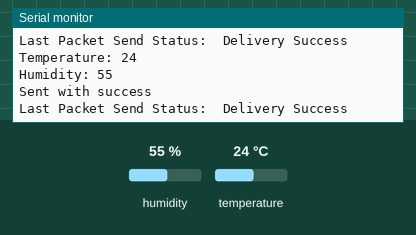
Recording of a sketch running on a simulated ESP32. Shown: the last lines printed to the serial monitor. The inputs (shaded band) are chosen by the test bench; at power-on: humidity 55 %, temperature 24 °C. Random numbers use the default seed unless the sketch sets one.

Above: at 2.8 s.
2.9 s: humidity set to 22 %
At 5.2 s:
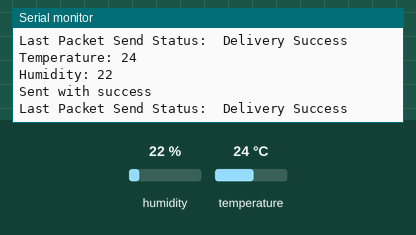
5.6 s: temperature set to 12 °C
8.3 s: humidity set to 40 %
At 11.5 s:
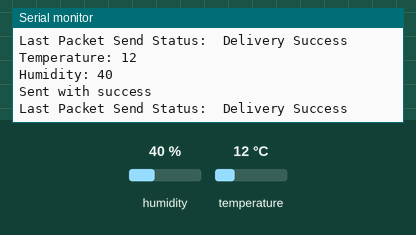
Timing chart, 0 to 13.0 s (numbered marks = the images above; inputs shaded):
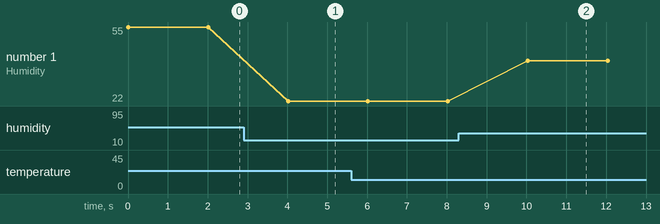

The sketch:

exp_now_sender_1.ino
```cpp
#include <esp_now.h>
#include <WiFi.h>
#include "DHT.h"

uint8_t broadcastAddress[] = {0xA4, 0xCF, 0x12, 0x75, 0x78, 0x7C};

#define DHTTYPE DHT22
#define DHTPIN 25
DHT dht(DHTPIN, DHTTYPE);
int Temperature;
int Humidity;
typedef struct struct_message {
  char a[32];
  int b;
  int Temperature1;
  int Humidity1;
  float c;
  String d;
  bool e;
} struct_message;

struct_message myData;

void OnDataSent(const uint8_t *mac_addr, esp_now_send_status_t status) {
  Serial.print("\r\nLast Packet Send Status:\t");
  Serial.println(status == ESP_NOW_SEND_SUCCESS ? "Delivery Success" : "Delivery Fail");
}

void Read_Temperature() {
  Temperature = dht.readTemperature();
  Serial.print("Temperature: ");
  Serial.println(Temperature);
}

void Read_Humidity() {
  Humidity = dht.readHumidity();
  Serial.print("Humidity: ");
  Serial.println(Humidity);
}

void setup() {
  Serial.begin(115200);
  dht.begin();

  // Set device as a Wi-Fi Station
  WiFi.mode(WIFI_STA);

  // Init ESP-NOW
  if (esp_now_init() != ESP_OK) {
    Serial.println("Error initializing ESP-NOW");
    return;
  }

  // Once ESPNow is successfully Init, we will register for Send CB to
  // get the status of Trasnmitted packet
  esp_now_register_send_cb(OnDataSent);

  // Register peer
  esp_now_peer_info_t peerInfo;
  memcpy(peerInfo.peer_addr, broadcastAddress, 6);
  peerInfo.channel = 0;
  peerInfo.encrypt = false;

  // Add peer
  if (esp_now_add_peer(&peerInfo) != ESP_OK) {
    Serial.println("Failed to add peer");
    return;
  }

}

void loop() {
  Read_Temperature();
  Read_Humidity();
  // Set values to send
  strcpy(myData.a, "THIS IS A CHAR");
  myData.b = random(1, 20);
  myData.c = 1.2;
  myData.Temperature1  = Temperature ;
  myData.Humidity1 = Humidity;
  myData.d = "Hello";
  myData.e = false;

  // Send message via ESP-NOW
  esp_err_t result = esp_now_send(broadcastAddress, (uint8_t *) &myData, sizeof(myData));

  if (result == ESP_OK) {
    Serial.println("Sent with success");
  }
  else {
    Serial.println("Error sending the data");
  }
  delay(2000);

}
```

Measured:
- after the input at 2.9 s, the serial monitor: prints a new line after 1.1 s (image 1)
- after the input at 8.3 s, the serial monitor: prints a new line after 1.7 s (image 2)
- plotted number 1: 55 → 22 after the input at 2.9 s, 22 → 40 after the input at 8.3 s
